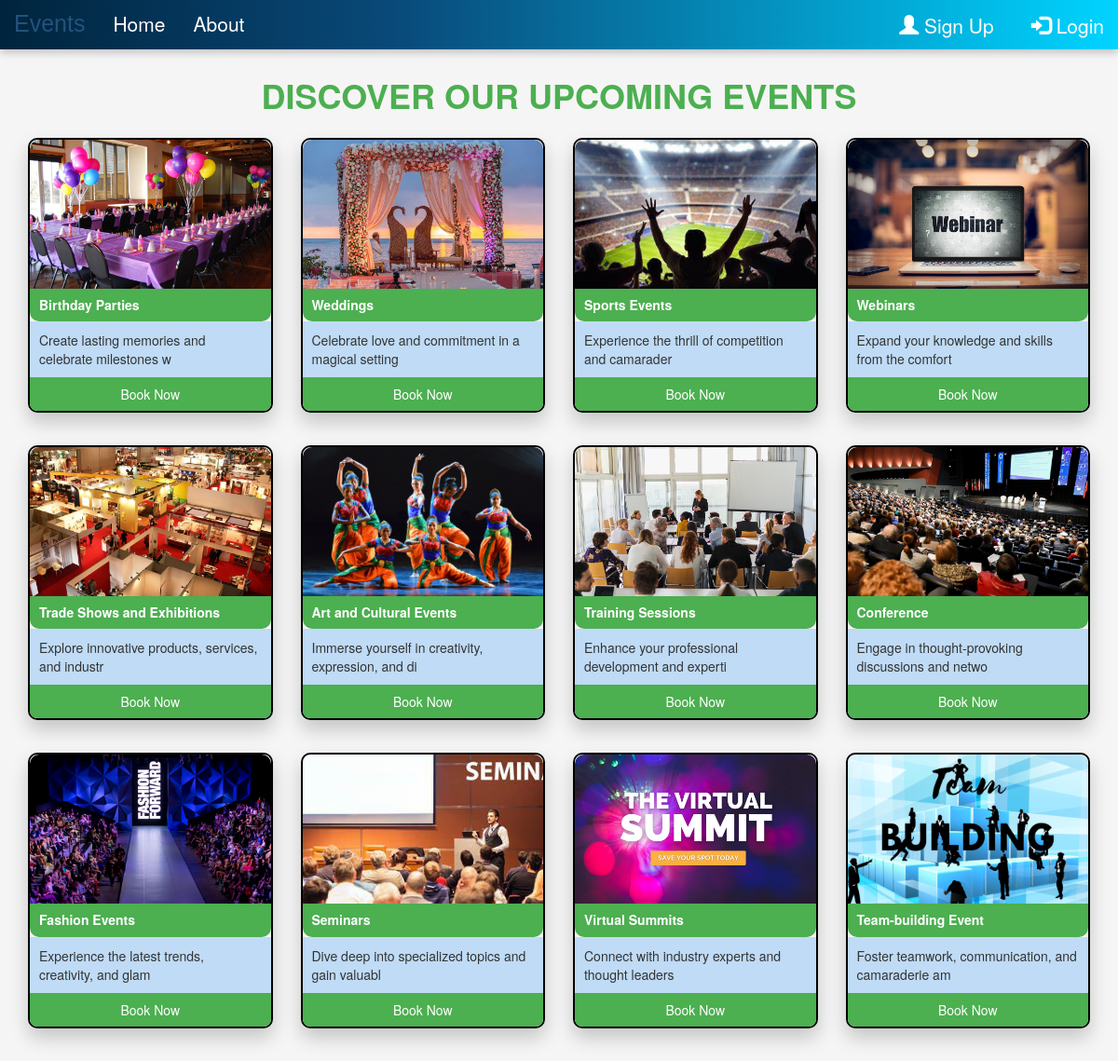
Screenshot of /events/ with the database file from the repository.
### eventapp/models.py (models this page shows, shortened)
class Event(models.Model):
    img=models.ImageField(upload_to="pic")
    name=models.CharField(max_length=50)
    desc=models.CharField(max_length=50)

### eventapp/views.py (the view)
# urls.py: path('events/',views.events,name='events'),
def events(request):
    dict_eve={
        'eve':Event.objects.all()
    }
    return render(request,'events.html',dict_eve)

### template/events.html (shortened to what this page needs)
{% extends 'base.html' %}
{% load static %}
{% block content %}
<h2 class="events-heading">Discover Our Upcoming Events</h2>
<div class="container">
    <div class="row">
        {% for i in eve %}
        <div class="col-md-3 mb-4">
            <div class="card event-card">
                <img src="{{ i.img.url }}" class="card-img-top" alt="Event Image">
                <div class="card-body">
                    <h5 class="card-title">{{ i.name }}</h5>
                    <p class="card-text">{{ i.desc }}</p>
                    <a href="{% url 'booking' %}" class="book-btn">Book Now</a>
                </div>
            </div>
        </div>
        {% if forloop.counter|divisibleby:4 and not forloop.last %}
        </div>
        <div class="row">
        {% endif %}
        {% endfor %}
    </div>
</div>
{% endblock %}

### template/base.html (shortened to what this page needs)
<!DOCTYPE html>
<html lang="en">
<head>
    <link rel="stylesheet" href="https://maxcdn.bootstrapcdn.com/bootstrap/3.4.1/css/bootstrap.min.css">
    <link href="https://cdnjs.cloudflare.com/ajax/libs/font-awesome/5.15.0/css/all.min.css" rel="stylesheet">
</head>
<body>
    <nav class="navbar navbar-light">
        <div class="container-fluid">
            <div class="navbar-header">
                <a class="navbar-brand" href="/">Events</a>
            </div>
            <ul class="nav navbar-nav">
                <li class="active"><a href="{% url 'index' %}">Home</a></li>
                <li><a href="{% url 'about' %}">About</a></li>
            </ul>
            <ul class="nav navbar-nav navbar-right">
                {% if user.is_authenticated %}
                    <li><a href="{% url 'logout' %}"><span class="glyphicon glyphicon-log-out"></span> LogOut</a></li>
                    <li class="username-circle">
                        <div class="username">{{ user.username }}</div>
                    </li>
                {% else %}
                    <li><a href="{% url 'register' %}"><span class="glyphicon glyphicon-user"></span> Sign Up</a></li>
                    <li><a href="{% url 'login' %}"><span class="glyphicon glyphicon-log-in"></span> Login</a></li>
                {% endif %}
            </ul>
        </div>
    </nav>
    {% block content %}{% endblock %}
</body>
</html>

### template/base.html (style rules this page uses)
.navbar { background: linear-gradient(90deg, rgba(0,36,61,1) 0%, rgba(9,73,121,1) 35%, rgba(0,212,255,1) 100%); border: none; border-radius: 0; box-shadow: 0 4px 8px rgba(0, 0, 0, 0.2); height: 53px; }
.navbar-brand { color: #fff; font-size: 25px; font-family: Impact, Haettenschweiler, 'Arial Narrow Bold', sans-serif; }
.nav li a { color: #fff; font-size: 21px; transition: color 0.3s, background-color 0.3s; }
.navbar-right { display: flex; align-items: center; }
.navbar-nav.navbar-right li { margin-left: 10px; }
.navbar-nav.navbar-right li a { color: #fff; transition: color 0.3s, background-color 0.3s; }

### template/events.html (style rules this page uses)
body { background-color: #f5f5f5; padding: 0; margin: 0; }
.event-card { margin-bottom: 35px; box-shadow: 0 10px 20px rgba(0, 0, 0, 0.2); border-radius: 10px; overflow: hidden; }
.events-heading { font-size: 36px; font-weight: bold; color: #4CAF50; margin-bottom: 15px; text-align: center; text-transform: uppercase; padding: 10px; }
h5 { font-weight: bold; }
.card-img-top { border-radius: 10px 10px 0 0; object-fit: cover; height: 160px; width: 100%; }
.card-title { padding: 10px; margin: 0; color: #fff; background-color: #4CAF50; border-radius: 0 0 10px 10px; }
.card-text { padding: 10px; margin: 0; color: #333; background-color: rgba(179, 213, 245, 0.808); }
.book-btn { display: block; text-align: center; background-color: #4CAF50; color: #fff; border: none; border-radius: 0; padding: 8px; text-decoration: none; transition: background-color 0.3s; }
.card { border: 2px solid black; }

### rows the page displays
Event: img (picture), name "Birthday Parties", desc "Create lasting memories and celebrate milestones w"
Event: img (picture), name "Weddings", desc "Celebrate love and commitment in a magical setting"
Event: img (picture), name "Sports Events", desc "Experience the thrill of competition and camarader"
Event: img (picture), name "Webinars", desc "Expand your knowledge and skills from the comfort"
Event: img (picture), name "Trade Shows and Exhibitions", desc "Explore innovative products, services, and industr"
Event: img (picture), name "Art and Cultural Events", desc "Immerse yourself in creativity, expression, and di"
Event: img (picture), name "Training Sessions", desc "Enhance your professional development and experti"
Event: img (picture), name "Conference", desc "Engage in thought-provoking discussions and netwo"
Event: img (picture), name "Fashion Events", desc "Experience the latest trends, creativity, and glam"
Event: img (picture), name "Seminars", desc "Dive deep into specialized topics and gain valuabl"
Event: img (picture), name "Virtual Summits", desc "Connect with industry experts and thought leaders"
Event: img (picture), name "Team-building Event", desc "Foster teamwork, communication, and camaraderie am"
